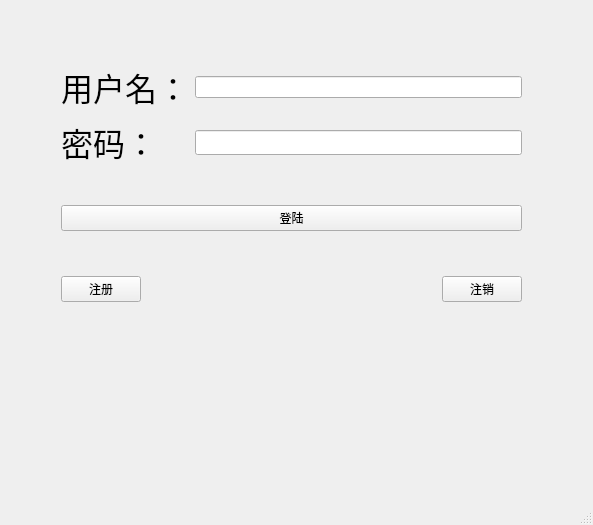
<?xml version="1.0" encoding="UTF-8"?>
<ui version="4.0">
 <class>TcpClient</class>
 <widget class="QMainWindow" name="TcpClient">
  <property name="geometry">
   <rect>
    <x>0</x>
    <y>0</y>
    <width>593</width>
    <height>525</height>
   </rect>
  </property>
  <property name="windowTitle">
   <string>TcpClient</string>
  </property>
  <widget class="QWidget" name="centralwidget">
   <widget class="QWidget" name="">
    <property name="geometry">
     <rect>
      <x>61</x>
      <y>31</y>
      <width>461</width>
      <height>311</height>
     </rect>
    </property>
    <layout class="QGridLayout" name="gridLayout_2">
     <item row="0" column="0" colspan="3">
      <layout class="QGridLayout" name="gridLayout">
       <item row="0" column="0">
        <widget class="QLabel" name="name_lab">
         <property name="text">
          <string>&lt;html&gt;&lt;head/&gt;&lt;body&gt;&lt;p&gt;&lt;span style=&quot; font-size:24pt;&quot;&gt;用户名：&lt;/span&gt;&lt;/p&gt;&lt;/body&gt;&lt;/html&gt;</string>
         </property>
        </widget>
       </item>
       <item row="0" column="1">
        <widget class="QLineEdit" name="name_le"/>
       </item>
       <item row="1" column="0">
        <widget class="QLabel" name="pwd_lab">
         <property name="text">
          <string>&lt;html&gt;&lt;head/&gt;&lt;body&gt;&lt;p&gt;&lt;span style=&quot; font-size:24pt;&quot;&gt;密码：&lt;/span&gt;&lt;/p&gt;&lt;/body&gt;&lt;/html&gt;</string>
         </property>
        </widget>
       </item>
       <item row="1" column="1">
        <widget class="QLineEdit" name="pwd_le">
         <property name="maximumSize">
          <size>
           <width>16777215</width>
           <height>25</height>
          </size>
         </property>
         <property name="echoMode">
          <enum>QLineEdit::Password</enum>
         </property>
        </widget>
       </item>
      </layout>
     </item>
     <item row="1" column="0" colspan="3">
      <widget class="QPushButton" name="login_pb">
       <property name="text">
        <string>登陆</string>
       </property>
       <property name="iconSize">
        <size>
         <width>50</width>
         <height>50</height>
        </size>
       </property>
      </widget>
     </item>
     <item row="2" column="0">
      <widget class="QPushButton" name="regist_pb">
       <property name="text">
        <string>注册</string>
       </property>
      </widget>
     </item>
     <item row="2" column="1">
      <spacer name="horizontalSpacer">
       <property name="orientation">
        <enum>Qt::Horizontal</enum>
       </property>
       <property name="sizeHint" stdset="0">
        <size>
         <width>40</width>
         <height>40</height>
        </size>
       </property>
      </spacer>
     </item>
     <item row="2" column="2">
      <widget class="QPushButton" name="cancel_pb">
       <property name="text">
        <string>注销</string>
       </property>
      </widget>
     </item>
    </layout>
   </widget>
  </widget>
  <widget class="QMenuBar" name="menubar">
   <property name="geometry">
    <rect>
     <x>0</x>
     <y>0</y>
     <width>593</width>
     <height>27</height>
    </rect>
   </property>
  </widget>
  <widget class="QStatusBar" name="statusbar"/>
 </widget>
 <resources/>
 <connections/>
</ui>
